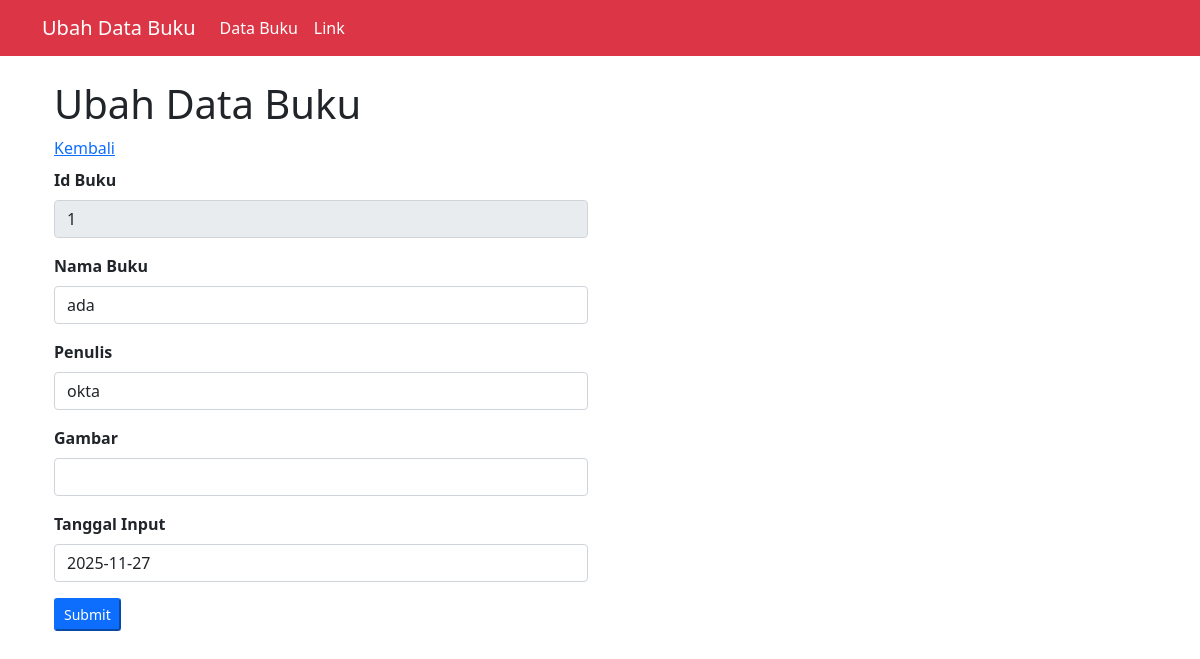
Page /ubah_data.php?id=1 (signed in) on the committed database.
### tables this page shows
CREATE TABLE `buku` (
  `id_buku` int(50) NOT NULL,
  `nama_buku` varchar(100) NOT NULL,
  `penulis` varchar(100) NOT NULL,
  `gambar` varchar(50) NOT NULL,
  `tanggal_input` date NOT NULL DEFAULT current_timestamp(),
  `id_kategori` int(50) DEFAULT NULL
);

### function.php (called while the page is built, shortened)
<?php
$conn = mysqli_connect("localhost", "root", "", "SIMBS");
function query($query){
    global $conn;
	$result = mysqli_query($conn, $query);
	$rows = [];
	while( $row = mysqli_fetch_assoc($result) ) {
		$rows[] = $row;
	}
	return $rows;
}
?>

### ubah_data.php (the view, shortened to what this page needs)
<?php
    require("function.php");
    $id = $_GET['id'];
    $query = query("SELECT * FROM buku WHERE id_buku = $id")[0];
    $buku = $query;
?>
<!DOCTYPE html>
<html lang="en">
<head>
    <link href="https://cdn.jsdelivr.net/npm/bootstrap@5.0.2/dist/css/bootstrap.min.css" rel="stylesheet">
</head>
<body>
    <nav class="navbar navbar-expand-lg navbar-light white bg-danger">
        <div class="container">
            <a class="navbar-brand text-white" href="#">Ubah Data Buku</a>
            <div class="collapse navbar-collapse" id="navbarSupportedContent">
            <ul class="navbar-nav me-auto mb-2 mb-lg-0">
                <li class="nav-item">
                <a class="nav-link active text-white" aria-current="page" href="#">Data Buku</a>
                </li>
                <li class="nav-item">
                <a class="nav-link text-white" href="#">Link</a>
                </li>
            </ul>
            </div>
        </div>
    </nav>
    <div class="p-4 container">
        <div class="row">
            <h1 class="mb-2">Ubah Data Buku</h1>
            <a href="index.php" class="mb-2">Kembali</a>
            <div class="col-md-6">
                <form action="" method="post" enctype="multipart/form-data">
                    <div class="mb-3">
                        <label class="form-label fw-bold">Id Buku</label>
                        <input type="int" class="form-control" value="<?= $buku['id_buku'] ?>" readonly>
                    </div>
                    <div class="mb-3">
                        <label class="form-label fw-bold">Nama Buku</label>
                        <input type="text" class="form-control" name="nama_buku" id="nama_buku" value="<?= $buku['nama_buku'] ?>" autocomplete="off">
                    </div>
                    <div class="mb-3">
                        <label class="form-label fw-bold">Penulis</label>
                        <input type="text" class="form-control" name="penulis" id="penulis" value="<?= $buku['penulis'] ?>" autocomplete="off">
                    </div>
                    <div class="mb-3">
                        <label class="form-label fw-bold">Gambar</label>
                        <input type="text" class="form-control" name="gambar" id="gambar">
                    </div>
                    <div class="mb-3">
                        <label class="form-label fw-bold">Tanggal Input</label>
                        <input type="text" class="form-control" name="tanggal_input" id="tanggal_input" value="<?= $buku['tanggal_input'] ?>" autocomplete="off">
                    </div>
                    <div class="mb-3">
                        <button type="submit" name="tombol_submit" class="btn-sm btn-primary">Submit</button>
                    </div>
                </form>
            </div>
        </div>
    </div>
</body>
</html>

### rows in the picture
buku: id_buku "1", nama_buku "ada", penulis "okta", tanggal_input "2025-11-27"
